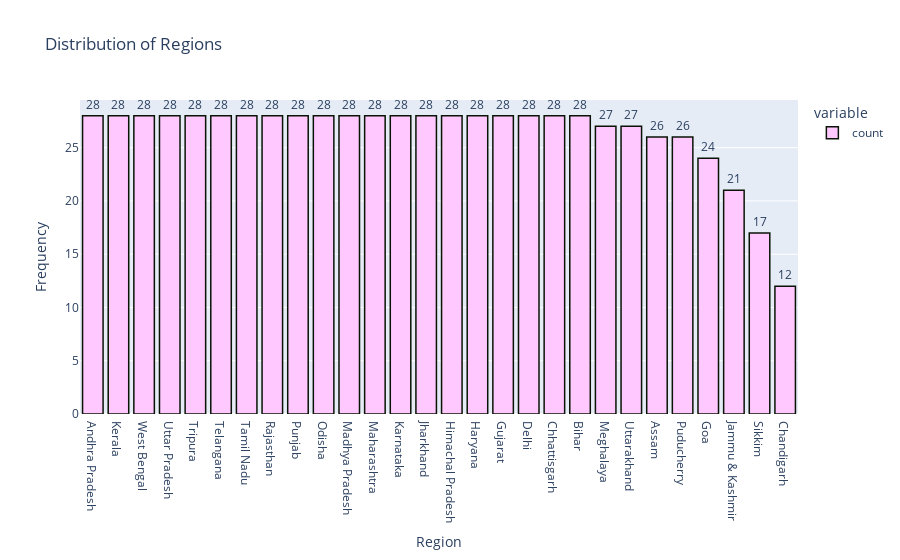

The notebook cell saved with this chart:
### Markdown cell above
1- Univariate analysis

### Code cell
region_plot=px.bar(data.Region.value_counts(),title='Distribution of Regions',text_auto=True ,labels={'Region':'Region','value':'Frequency'})
region_plot.update_layout(xaxis={'categoryorder':'total descending'})
region_plot.update_traces(marker_color='rgb(350,200,600)',marker_line_color='rgb(10,20,6)',textposition='outside',
                         marker_line_width=1.5,opacity=1)

### Figure 1 — Plotly figure (JSON) as saved in the notebook; plotly's stock layout.template omitted (floating-point values rounded to 4 significant figures)
{"data": [{"alignmentgroup": "True", "hovertemplate": "variable=count<br>Region=%{x}<br>Frequency=%{y}<extra></extra>", "legendgroup": "count", "marker": {"color": "rgb(350,200,600)", "line": {"color": "rgb(10,20,6)", "width": 1.5}, "pattern": {"shape": ""}}, "name": "count", "offsetgroup": "count", "opacity": 1, "orientation": "v", "showlegend": true, "textposition": "outside", "texttemplate": "%{y}", "type": "bar", "x": ["Andhra Pradesh", "Kerala", "West Bengal", "Uttar Pradesh", "Tripura", "Telangana", "Tamil Nadu", "Rajasthan", "Punjab", "Odisha", "Madhya Pradesh", "Maharashtra", "Karnataka", "Jharkhand", "Himachal Pradesh", "Haryana", "Gujarat", "Delhi", "Chhattisgarh", "Bihar", "Meghalaya", "Uttarakhand", "Assam", "Puducherry", "Goa", "Jammu & Kashmir", "Sikkim", "Chandigarh"], "xaxis": "x", "y": [28, 28, 28, 28, 28, 28, 28, 28, 28, 28, 28, 28, 28, 28, 28, 28, 28, 28, 28, 28, 27, 27, 26, 26, 24, 21, 17, 12], "yaxis": "y"}], "layout": {"barmode": "relative", "legend": {"title": {"text": "variable"}, "tracegroupgap": 0}, "title": {"text": "Distribution of Regions"}, "xaxis": {"anchor": "y", "categoryorder": "total descending", "domain": [0, 1], "title": {"text": "Region"}}, "yaxis": {"anchor": "x", "domain": [0, 1], "title": {"text": "Frequency"}}}}
